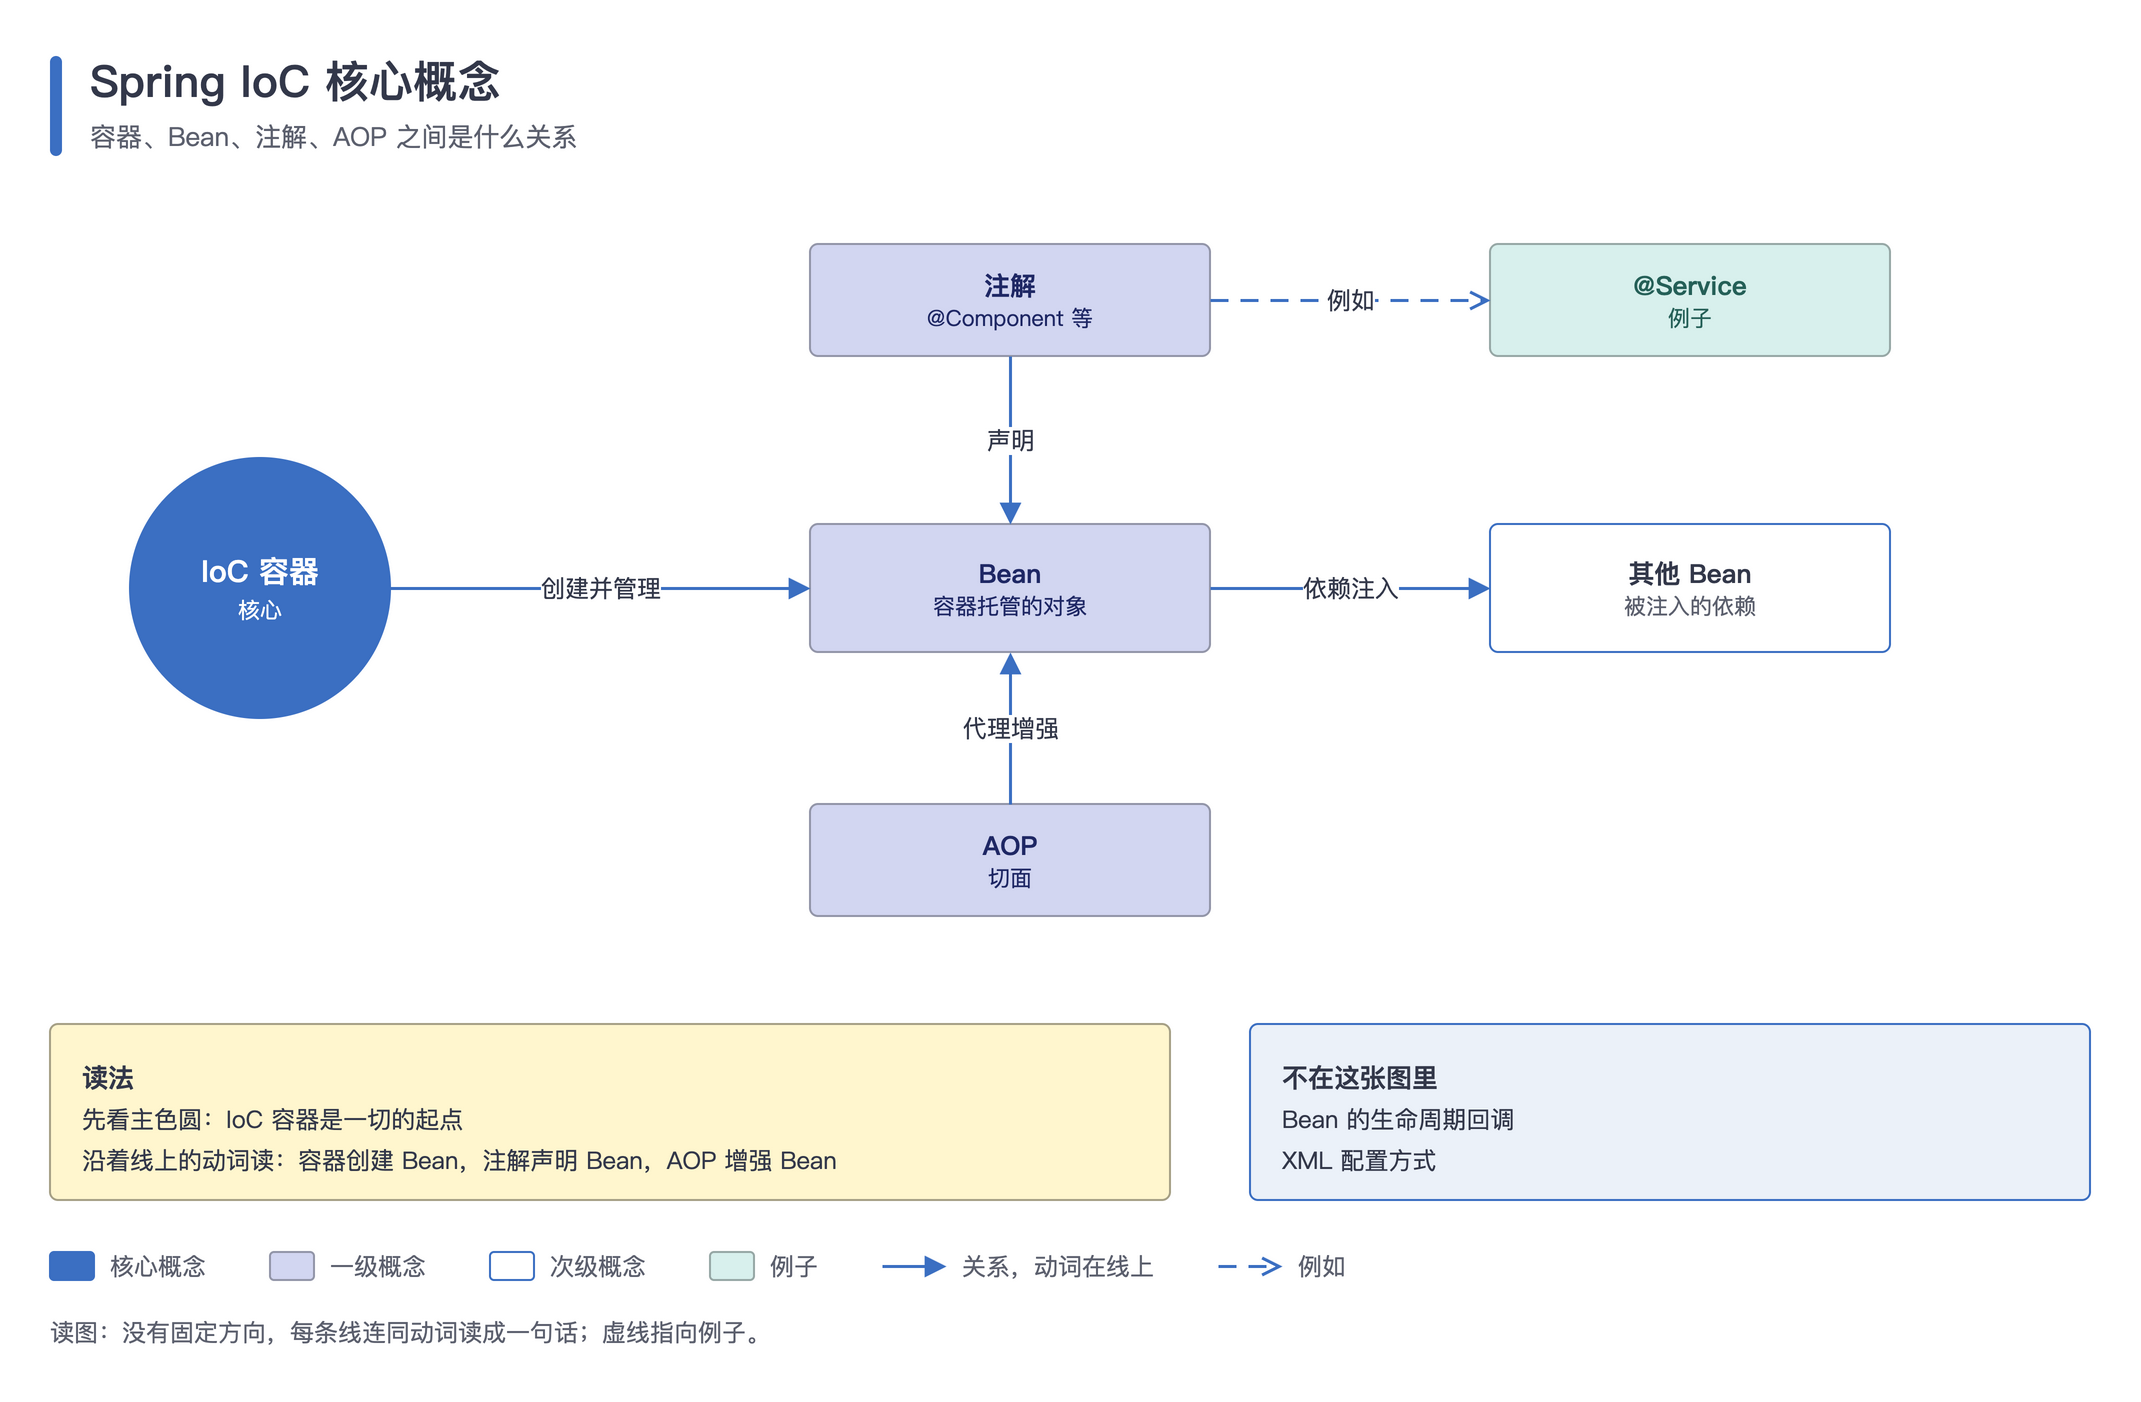

Reproduce this figure in Python.
#!/usr/bin/env python3
"""概念图：核心概念用主色圆形放在左侧，一级概念围绕它，每条线都写关系动词，例子用虚线。

用到：box（circle）、带关系词的 edge、dashed 例子线、panel、legend、footer。
运行后在本目录生成 concept.drawio 和 concept.png。
"""
import os
import sys

HERE = os.path.dirname(os.path.abspath(__file__))
sys.path.insert(0, os.path.join(os.path.dirname(HERE), 'scripts'))
from drawio_kit import Diagram  # noqa: E402

MIN_SIDE = int(os.environ.get('DIAGRAM_MIN_SIDE', 4000))

d = Diagram('Spring IoC 核心概念', '容器、Bean、注解、AOP 之间是什么关系')
ioc = d.box(80, 237, 130, 130, 'IoC 容器', '核心', role='key', shape='circle', size=15)  # 圆心和 Bean 的中线对齐在 302
ann = d.box(420, 130, 200, 56, '注解', '@Component 等', role='lav')
bean = d.box(420, 270, 200, 64, 'Bean', '容器托管的对象', role='lav')
aop = d.box(420, 410, 200, 56, 'AOP', '切面', role='lav')
dep = d.box(760, 270, 200, 64, '其他 Bean', '被注入的依赖', role='white')
ex = d.box(760, 130, 200, 56, '@Service', '例子', role='mint')

d.edge(ioc, bean, '创建并管理', src='R', dst='L')
d.edge(ann, bean, '声明', src='B', dst='T')
d.edge(aop, bean, '代理增强', src='T', dst='B')
d.edge(bean, dep, '依赖注入', src='R', dst='L')
d.edge(ann, ex, '例如', src='R', dst='L', dashed=True, arrow='open')

y = d.panel(40, 520, 560, '读法', ['先看主色圆：IoC 容器是一切的起点', '沿着线上的动词读：容器创建 Bean，注解声明 Bean，AOP 增强 Bean'])
d.panel(640, 520, 420, '不在这张图里', ['Bean 的生命周期回调', 'XML 配置方式'], kind='soft', h=y - 520)
d.legend(40, y + 24, [('key', '核心概念'), ('lav', '一级概念'), ('white', '次级概念'), ('mint', '例子'), ('edge', '关系，动词在线上'), ('edge-dashed-open', '例如')])
d.footer(40, y + 56, '读图：没有固定方向，每条线连同动词读成一句话；虚线指向例子。')

name = os.path.join(HERE, 'concept')
d.save(name + '.drawio')
d.export(name + '.drawio', name + '.png', scale=d.scale_for(MIN_SIDE))
